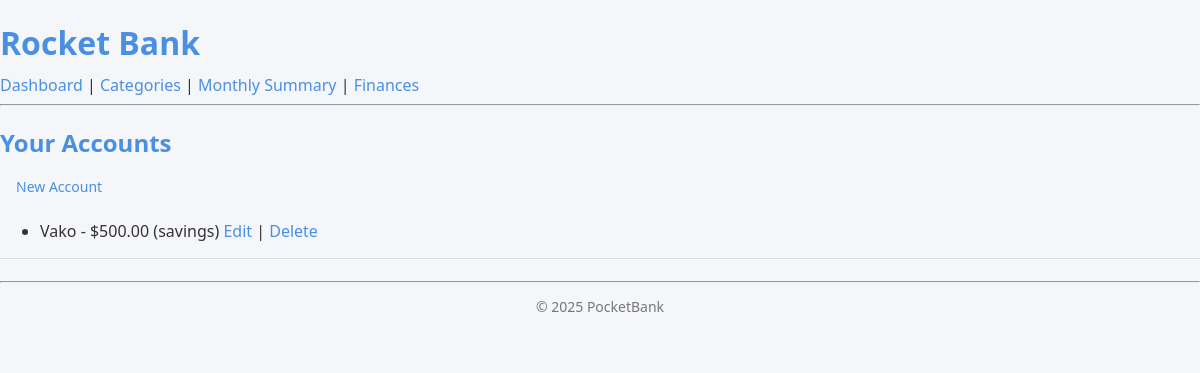
/finance/accounts/ (signed in), run on an earlier commit of the app's database.
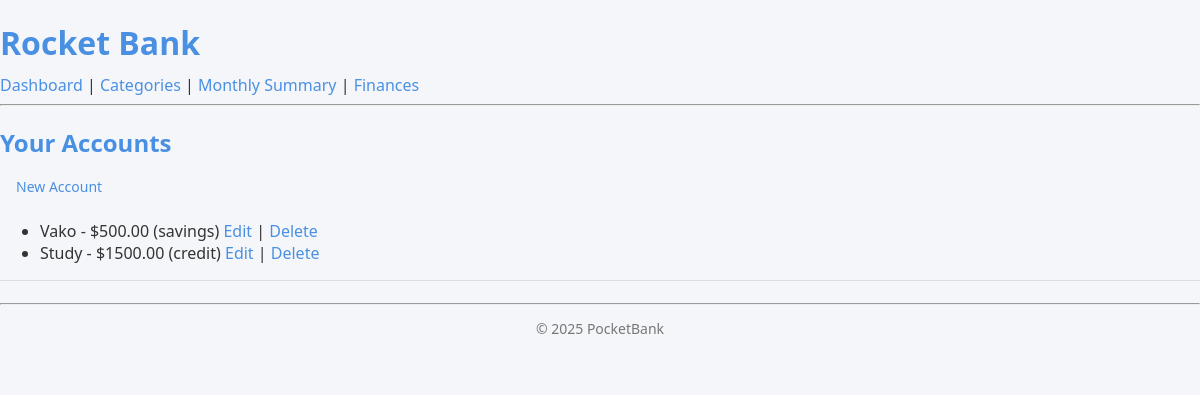
And on a later commit of the database.
### finance/models.py (models this page shows, shortened)
class Account(models.Model):
    name = models.CharField(max_length=50)
    balance = models.DecimalField(max_digits=15, decimal_places=2)
    owner = models.ForeignKey(User, on_delete=models.CASCADE)
    is_active = models.BooleanField(default=True)
    ACCOUNT_TYPES = [
    ('checking', 'Checking'),
    ('savings', 'Savings'),
    ('credit', 'Credit Card'),
]
    account_type = models.CharField(max_length=20, choices=ACCOUNT_TYPES)

### finance/views.py (the view)
# urls.py: path('', AccountListView.as_view(), name='accounts_list'),
class AccountListView(LoginRequiredMixin, ListView):
    model = Account
    template_name = 'finance/account_list.html'
    context_object_name = 'accounts'
    def get_queryset(self):
        return Account.objects.filter(owner=self.request.user)

### templates/finance/account_list.html
{% extends "base.html" %}
{% block content %}
<h2>Your Accounts</h2>
<a href="{% url 'account_create' %}" class="btn btn-success">New Account</a>
<ul>
    {% for account in accounts %}
        <li>
            {{ account.name }} - ${{ account.balance }} ({{ account.account_type }})
            <a href="{% url 'finance_account_edit' account.pk %}">Edit</a> |
            <a href="{% url 'finance_account_delete' account.pk %}">Delete</a>
        </li>
    {% empty %}
        <li>No accounts yet.</li>
    {% endfor %}
</ul>
{% endblock %}

What changed in the data, as far as the page shows it:
added Account: name "Study", balance "1500.00", account_type "credit"
